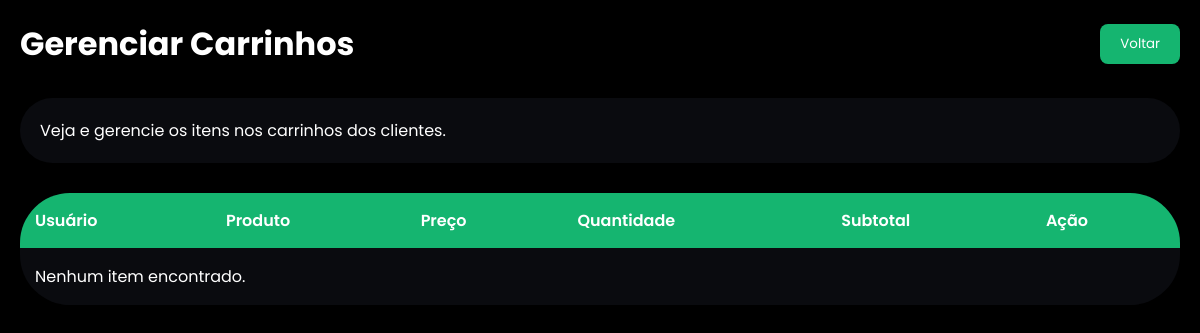
The app's page /src/dashboard_carrinhos.php (signed in), older data.
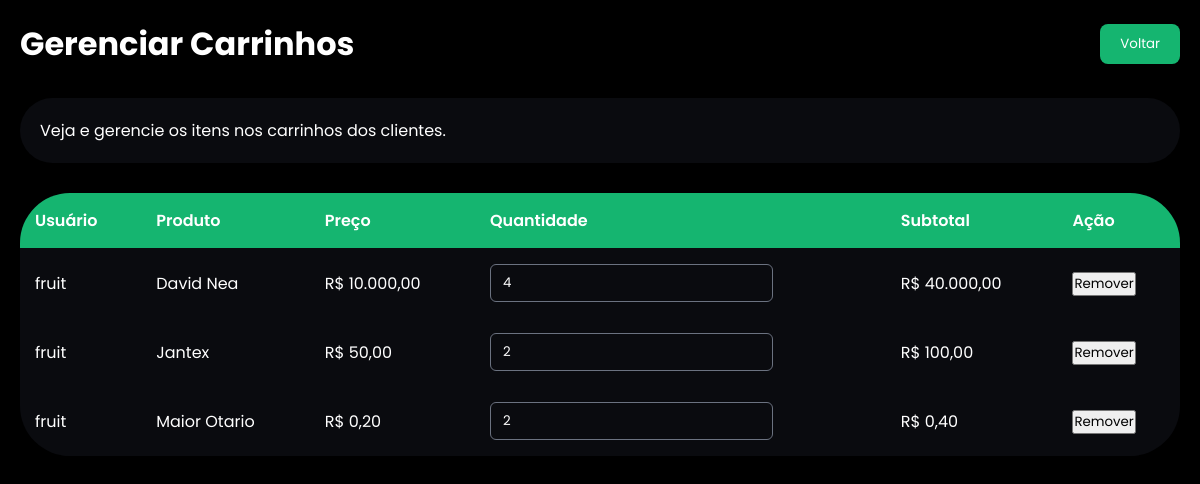
The same page, newer data.
### tables this page shows
CREATE TABLE `carrinho` (
  `id` int(11) NOT NULL,
  `usuario_id` int(11) NOT NULL,
  `produto_id` int(11) NOT NULL,
  `quantidade` int(11) NOT NULL DEFAULT 1,
  `criado_em` timestamp NOT NULL DEFAULT current_timestamp()
);

CREATE TABLE `usuarios` (
  `id` int(11) NOT NULL,
  `nome` varchar(100) DEFAULT NULL,
  `email` varchar(100) DEFAULT NULL,
  `telefone` varchar(20) DEFAULT NULL,
  `cpf` varchar(14) DEFAULT NULL,
  `data_nascimento` date NOT NULL,
  `genero` varchar(50) NOT NULL,
  `senha` varchar(255) DEFAULT NULL,
  `created_at` timestamp NOT NULL DEFAULT current_timestamp(),
  `nivel` enum('admin','cliente','premium') DEFAULT 'cliente'
);

CREATE TABLE `produtos` (
  `id` int(11) NOT NULL,
  `nome` varchar(255) NOT NULL,
  `descricao` text DEFAULT NULL,
  `preco` decimal(10,2) NOT NULL,
  `imagem` varchar(255) DEFAULT 'default.png',
  `estoque` int(11) DEFAULT 0
);

### src/dashboard_carrinhos.php (the view, shortened to what this page needs)
<?php
require_once 'conexao.php';
$sql = "SELECT c.id as carrinho_id, u.nome as usuario_nome, p.nome as produto_nome, p.preco, c.quantidade, (p.preco * c.quantidade) as subtotal
        FROM carrinho c
        JOIN usuarios u ON c.usuario_id = u.id
        JOIN produtos p ON c.produto_id = p.id
        ORDER BY u.nome ASC";
$result = $conn->query($sql);
?>
<!DOCTYPE html>
<html lang="pt-BR">
<head>
    <link rel="stylesheet" href="css/dashboard.css">
</head>
<body>
    <div class="header">
        <h1>Gerenciar Carrinhos</h1>
        <a href="dashboard.php"><button class="btn-purple">Voltar</button></a>
    </div>
    <div class="filters">
        <p>Veja e gerencie os itens nos carrinhos dos clientes.</p>
    </div>
    <table id="tabela">
        <tr>
            <th>Usuário</th>
            <th>Produto</th>
            <th>Preço</th>
            <th>Quantidade</th>
            <th>Subtotal</th>
            <th>Ação</th>
        </tr>
        <?php if ($result && $result->num_rows > 0): ?>
            <?php while($row = $result->fetch_assoc()): ?>
                <tr data-id="<?= $row['carrinho_id'] ?>">
                    <td><?= htmlspecialchars($row['usuario_nome']) ?></td>
                    <td><?= htmlspecialchars($row['produto_nome']) ?></td>
                    <td>R$ <?= number_format($row['preco'], 2, ',', '.') ?></td>
                    <td><input type="number" class="qtd" value="<?= $row['quantidade'] ?>" min="1"></td>
                    <td class="subtotal">R$ <?= number_format($row['subtotal'], 2, ',', '.') ?></td>
                    <td><button class="remover">Remover</button></td>
                </tr>
            <?php endwhile; ?>
        <?php else: ?>
            <tr><td colspan="6">Nenhum item encontrado.</td></tr>
        <?php endif; ?>
    </table>
</body>
</html>

Row changes from the older to the newer data that the page shows:
added carrinho: usuario.nome "fruit", produto.nome "David Nea", produto.preco "10.000,00", quantidade "4", subtotal "40.000,00"
added carrinho: usuario.nome "fruit", produto.nome "Jantex", produto.preco "50,00", quantidade "2", subtotal "100,00"
added carrinho: usuario.nome "fruit", produto.nome "Maior Otario", produto.preco "0,20", quantidade "2", subtotal "0,40"
Text that changed along with them:
text no longer shown: "Nenhum item encontrado."
